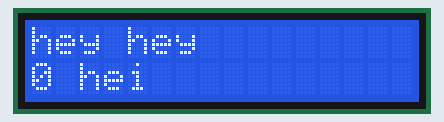
Simulated run of this sketch. Board: Arduino Uno, built with avr-gcc and run on an emulated ATmega328P. Shown: 16×2 character LCD.

Above: at 0.1 s.
At 4.1 s:
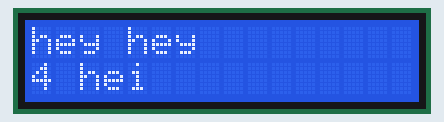
At 9.1 s:
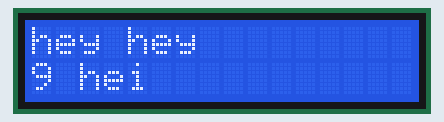
At 19.1 s:
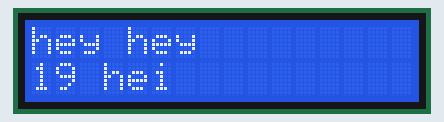
At 29.1 s:
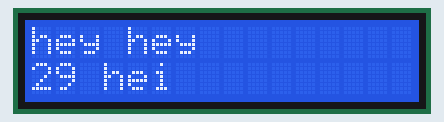
At 39.1 s:
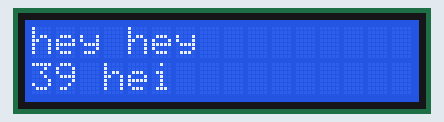

The sketch:

lcd.ino
```cpp
#include <LiquidCrystal.h>
LiquidCrystal lcd(12, 11, 5, 4, 3, 2);

void setup() {
  // put your setup code here, to run once:
  // set up the LCD's number of columns and rows:
  lcd.begin(16, 2);
  // Print a message to the LCD.
  lcd.print("hey hey");

}

void loop() {
  // put your main code here, to run repeatedly:
  // set the cursor to column 0, line 1
  // (note: line 1 is the second row, since counting begins with 0):
  lcd.setCursor(0, 1);
  // print the number of seconds since reset:
  lcd.print(millis() / 1000);
  lcd.print(" hei");

}
```

Measured:
- what the display in image 1 shows lasts 1.0 s, from 4.0 s to 5.0 s
